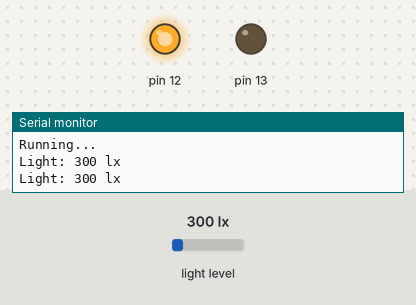
This sketch was run on a simulated Arduino Uno, built with avr-gcc and run on an emulated ATmega328P. On the bench: output pins drawn as LEDs (lit = HIGH), the last lines printed to the serial monitor. The inputs (shaded band) are chosen by the test bench; at power-on: light level 300 lx.

Above: at 1.8 s.
1.9 s: light level set to 107 lx
3.4 s: light level set to 93 lx
At 4.3 s:
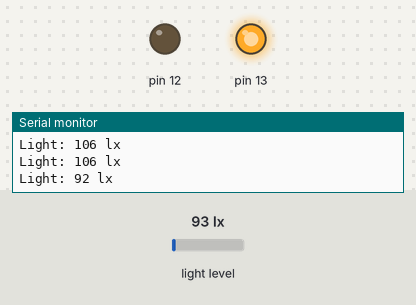
5.5 s: light level set to 1000 lx
At 7.1 s:
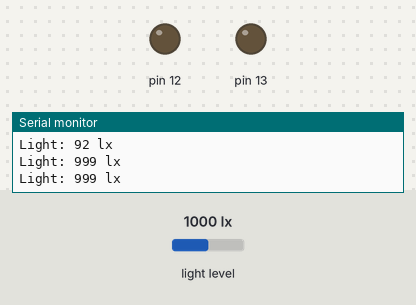
7.5 s: light level set to 965 lx
9.2 s: light level set to 920 lx
At 10.3 s:
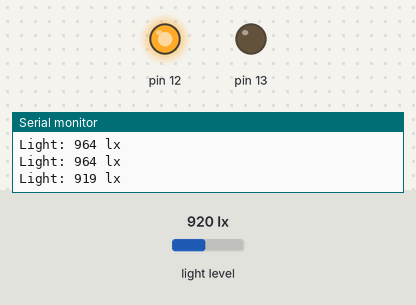
11.5 s: light level set to 40 lx
At 13.1 s:
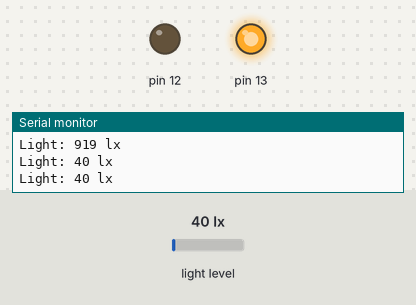
Timing chart, 0 to 14.5 s (numbered marks = the images above; inputs shaded):
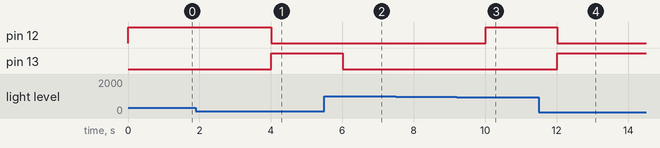

The sketch:

Low-High_Beams_Mode1_Final.ino
```cpp
/*

Example of BH1750 library usage.

This example initalises the BH1750 object using the default
high resolution mode and then makes a light level reading every second.

Connection:
 VCC-5v
 GND-GND
 SCL-SCL(analog pin 5)
 SDA-SDA(analog pin 4)
 ADD-NC or GND

*/

#include <Wire.h>
#include <BH1750.h>


BH1750 lightMeter;


void setup(){
  pinMode(13,OUTPUT);
  pinMode(12,OUTPUT);
  Serial.begin(9600);
  lightMeter.begin();
  Serial.println("Running...");
}


void loop() {
  uint16_t lux = lightMeter.readLightLevel();
  Serial.print("Light: ");
  Serial.print(lux);
  Serial.println(" lx");
  if(lux<100)
  {
    digitalWrite(13, HIGH);
    digitalWrite(12, LOW);
  }
  else
  if(lux>=950)
  {
    digitalWrite(13, LOW);
    digitalWrite(12, LOW);
  }
  else
  if(lux>=100)
  {
    digitalWrite(13, LOW);
    digitalWrite(12, HIGH);
  }
  delay(1000);
}
```

Measured:
- the behaviour switches between 101 and 100 lx on light level (found by bisection; images 0 and 1)
- the behaviour switches between 951 and 950 lx on light level (found by bisection; images 2 and 3)
- after the input at 3.4 s, pin 12: HIGH → LOW after 0.60 s; pin 13: LOW → HIGH after 0.60 s
- after the input at 5.5 s, pin 13: HIGH → LOW after 0.51 s
- after the input at 9.2 s, pin 12: LOW → HIGH after 0.81 s
- after the input at 11.5 s, pin 12: HIGH → LOW after 0.51 s; pin 13: LOW → HIGH after 0.51 s
